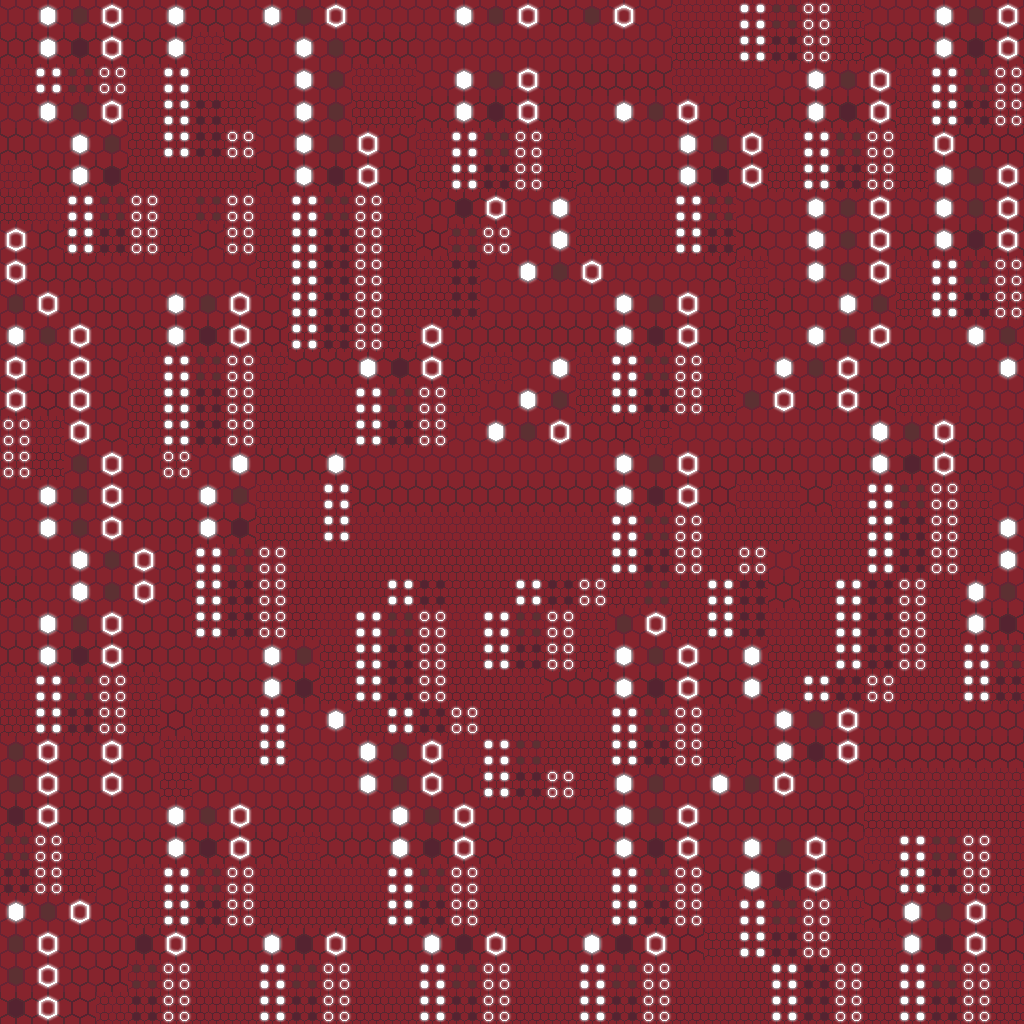

Below is a game level as drawn by its tile map, then a one-line description and the .tmx that defines it (tile-layer data replaced by summaries):
An orthogonal 32x32 tile map with 32x32 px tiles, 4 tile layers (grass, bricks, street layer, tree).

<map version="1.10" tiledversion="1.10.2" orientation="orthogonal" renderorder="right-down" width="32" height="32" tilewidth="32" tileheight="32" infinite="0" nextlayerid="6" nextobjectid="1">
 <editorsettings>
  <export target="Map_1.tmj" format="json" />
 </editorsettings>
 <tileset firstgid="1" name="TileAndStone" tilewidth="32" tileheight="32" tilecount="1944" columns="36">
  <image source="Tilesets/gatherTown/Floors/TileAndStone.png" width="1152" height="1728" />
 </tileset>
 <layer id="4" name="grass" width="32" height="32">
  <data>[1024 cells, 1024 non-empty, 1 distinct tile ids]</data>
 </layer>
 <layer id="5" name="bricks" width="32" height="32">
  <data>[1024 cells, 1024 non-empty, 1 distinct tile ids]</data>
 </layer>
 <layer id="1" name="street layer" width="32" height="32">
  <data>[1024 cells, 1024 non-empty, 20 distinct tile ids]</data>
 </layer>
 <layer id="3" name="tree" width="32" height="32">
  <data>[1024 cells, 1024 non-empty, 1 distinct tile ids]</data>
 </layer>
</map>
